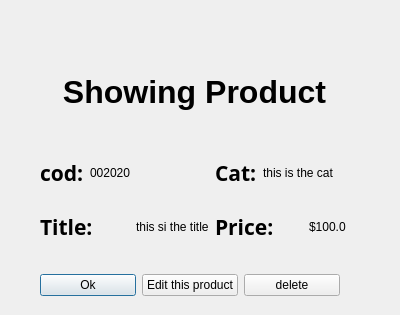
<?xml version="1.0" encoding="UTF-8"?>
<ui version="4.0">
 <class>dialog_product</class>
 <widget class="QDialog" name="dialog_product">
  <property name="geometry">
   <rect>
    <x>0</x>
    <y>0</y>
    <width>400</width>
    <height>315</height>
   </rect>
  </property>
  <property name="windowTitle">
   <string>Dialog</string>
  </property>
  <widget class="QWidget" name="">
   <property name="geometry">
    <rect>
     <x>40</x>
     <y>40</y>
     <width>309</width>
     <height>211</height>
    </rect>
   </property>
   <layout class="QGridLayout" name="gridLayout_2">
    <item row="0" column="0">
     <widget class="QLabel" name="label">
      <property name="font">
       <font>
        <pointsize>24</pointsize>
        <weight>75</weight>
        <bold>true</bold>
       </font>
      </property>
      <property name="text">
       <string>Showing Product</string>
      </property>
      <property name="alignment">
       <set>Qt::AlignCenter</set>
      </property>
      <property name="wordWrap">
       <bool>true</bool>
      </property>
     </widget>
    </item>
    <item row="1" column="0">
     <layout class="QGridLayout" name="gridLayout">
      <item row="0" column="0">
       <widget class="QLabel" name="label_5">
        <property name="font">
         <font>
          <family>FiraCode Nerd Font Mono</family>
          <pointsize>16</pointsize>
          <weight>75</weight>
          <bold>true</bold>
         </font>
        </property>
        <property name="text">
         <string>cod:</string>
        </property>
       </widget>
      </item>
      <item row="0" column="1" colspan="2">
       <widget class="QLabel" name="lineCode">
        <property name="text">
         <string>002020</string>
        </property>
       </widget>
      </item>
      <item row="0" column="3">
       <widget class="QLabel" name="label_4">
        <property name="font">
         <font>
          <family>FiraCode Nerd Font Mono</family>
          <pointsize>16</pointsize>
          <weight>75</weight>
          <bold>true</bold>
         </font>
        </property>
        <property name="text">
         <string>Cat:</string>
        </property>
       </widget>
      </item>
      <item row="0" column="4" colspan="2">
       <widget class="QLabel" name="lineCat">
        <property name="text">
         <string>this is the cat</string>
        </property>
       </widget>
      </item>
      <item row="1" column="0" colspan="2">
       <widget class="QLabel" name="label_2">
        <property name="font">
         <font>
          <family>FiraCode Nerd Font Mono</family>
          <pointsize>16</pointsize>
          <weight>75</weight>
          <bold>true</bold>
         </font>
        </property>
        <property name="text">
         <string>Title:</string>
        </property>
       </widget>
      </item>
      <item row="1" column="2">
       <widget class="QLabel" name="lineTitle">
        <property name="text">
         <string>this si the title</string>
        </property>
       </widget>
      </item>
      <item row="1" column="3" colspan="2">
       <widget class="QLabel" name="label_3">
        <property name="font">
         <font>
          <family>FiraCode Nerd Font Mono</family>
          <pointsize>16</pointsize>
          <weight>75</weight>
          <bold>true</bold>
         </font>
        </property>
        <property name="text">
         <string>Price:</string>
        </property>
       </widget>
      </item>
      <item row="1" column="5">
       <widget class="QLabel" name="linePrice">
        <property name="text">
         <string>$100.0</string>
        </property>
       </widget>
      </item>
     </layout>
    </item>
   </layout>
  </widget>
  <widget class="QWidget" name="">
   <property name="geometry">
    <rect>
     <x>40</x>
     <y>270</y>
     <width>300</width>
     <height>30</height>
    </rect>
   </property>
   <layout class="QGridLayout" name="gridLayout_3">
    <item row="0" column="0">
     <widget class="QPushButton" name="btnOk">
      <property name="text">
       <string>Ok</string>
      </property>
     </widget>
    </item>
    <item row="0" column="1">
     <widget class="QPushButton" name="btnEdit">
      <property name="text">
       <string>Edit this product</string>
      </property>
     </widget>
    </item>
    <item row="0" column="2">
     <widget class="QPushButton" name="btnDelete">
      <property name="text">
       <string>delete</string>
      </property>
     </widget>
    </item>
   </layout>
  </widget>
 </widget>
 <resources/>
 <connections/>
</ui>
